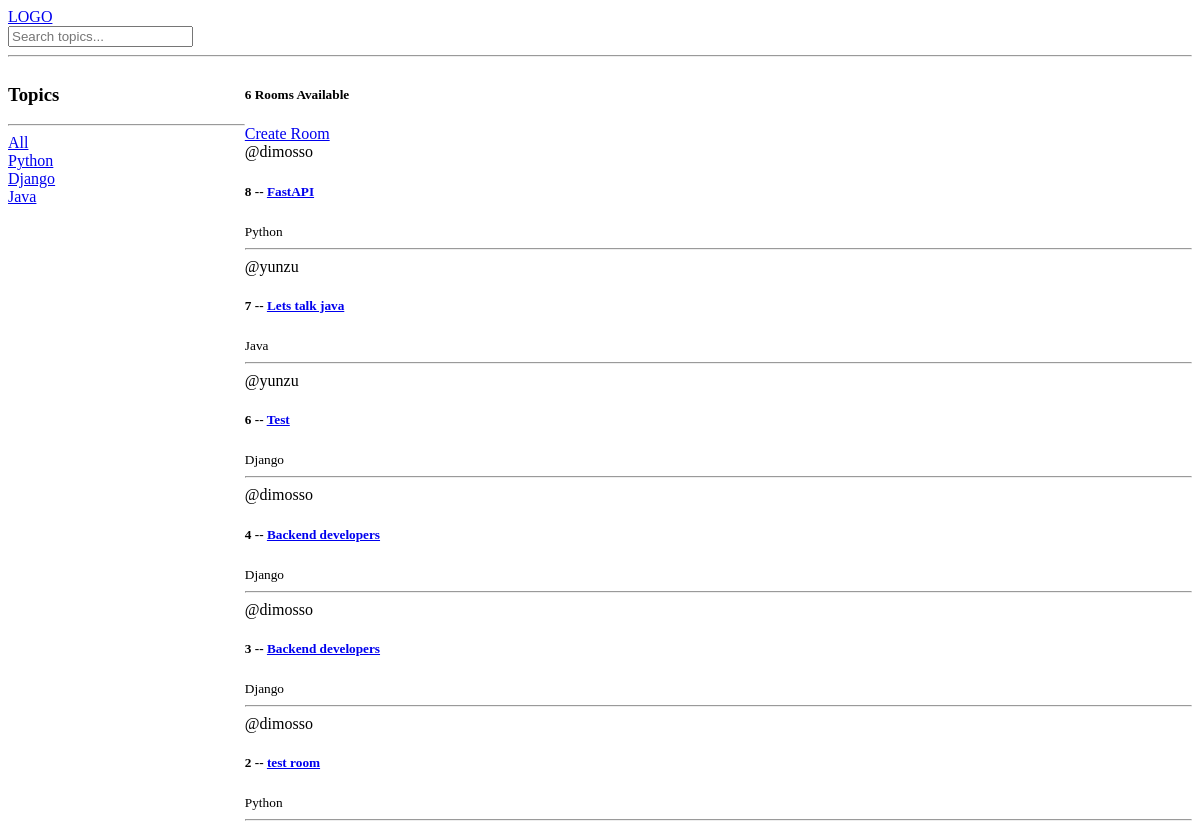
Before: / with the older database file.
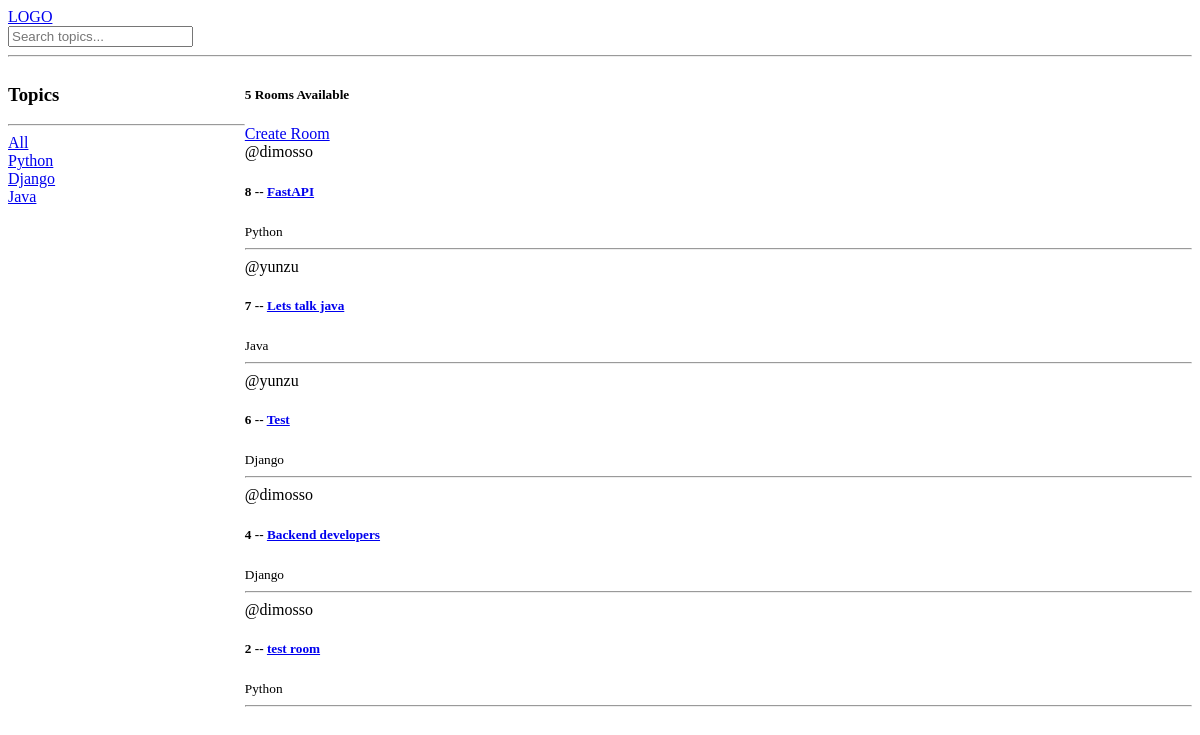
After: the same page with the newer database file.
### base/models.py (models this page shows, shortened)
class Topic(models.Model):
    name = models.CharField(max_length=200)

class Room(models.Model):
    name = models.CharField(max_length=255)
    topic = models.ForeignKey(Topic, on_delete=models.SET_NULL, null=True)
    host = models.ForeignKey(User, on_delete=models.CASCADE)
    description = models.TextField(blank=True, null=True)
    created_at = models.DateTimeField(auto_now_add=True)
    updated_at = models.DateTimeField(auto_now=True)
    class Meta:
        ordering=['-updated_at', '-created_at']

### base/views.py (the view)
# urls.py: path('', views.home, name="home"),
def home(request):
    q = request.GET.get('q') if request.GET.get('q') != None else '' # Get the search query
    room_list = Room.objects.filter(
        Q(topic__name__icontains=q) |
        Q(name__icontains=q) |
        Q(description__icontains=q)
     )  # Filter topics or rooms based on the search query
    topics = Topic.objects.all() # Fetch all topics
    room_count = room_list.count()
    context = {'rooms': room_list, 'topics': topics, 'room_count': room_count}
    return render(request, 'base/home.html', context)

### base/templates/base/home.html (shortened to what this page needs)
{% extends 'main.html' %}
{% block content %}
<div class="home-container">
    <div>
        <h3>Topics</h3>
        <hr>
         <div>
            <a href="{% url 'home' %}">All</a>
        </div>
        {% for topic in topics %}
        <div>
            <a href="{% url 'home' %}?q={{topic.name}}">{{topic.name}}</a>
        </div>
        {% endfor %}
    </div>
    <div>
        <h5>{{room_count}} Rooms Available</h5>
        <a href="{% url 'create-room' %}">Create Room</a>
     <div>
         {% for room in rooms %}
            <div>
                <span>@{{room.host.username}}</span>
                <h5>{{room.id}} -- <a href="{% url 'rooms' room.id %}">{{room.name}}</a></h5>
                <small>{{room.topic.name}}</small>
                <hr>
            </div>
        {% endfor %}
     </div>
    </div>
</div>
{% endblock %}

### templates/main.html (shortened to what this page needs)
<!DOCTYPE html>
<html lang="en">
<head>
</head>
<body>
    {% include 'navbar.html' %}
    {% block content %}
    {% endblock %}
</body>
</html>

### templates/navbar.html
<a href="{% url 'home' %}">LOGO</a>
<form action="{% url 'home' %}" method="GET">
    <input type="text" name="q" placeholder="Search topics...">
</form>
<hr>

### base/templates/base/home.html (style rules this page uses)
.home-container { display: grid; grid-template-columns: 1fr 4fr; }

Changed rows visible on the page:
removed Room: host.username "dimosso", id "3", name "Backend developers", topic.name "Django"
Other visible differences:
{{ room_count }}: "6" → "5"
